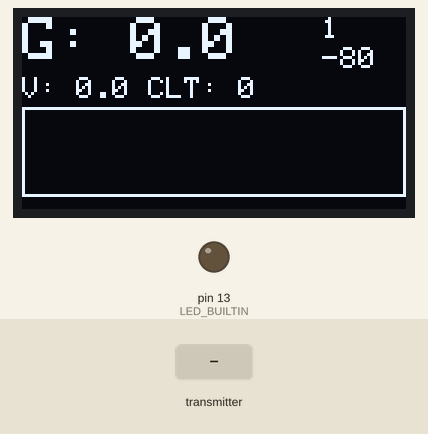
Simulated run of this sketch. Board: Arduino Uno, built with avr-gcc and run on an emulated ATmega328P. On the bench: 128×64 one-colour display, output pins drawn as LEDs (lit = HIGH). The inputs (shaded band) are chosen by the test bench. No radio packets arrive unless stated; what the sketch prints to the serial monitor is not drawn.

Above: at 1.3 s.
1.4 s: the transmitter starts sending value1 = 256
At 2.4 s:
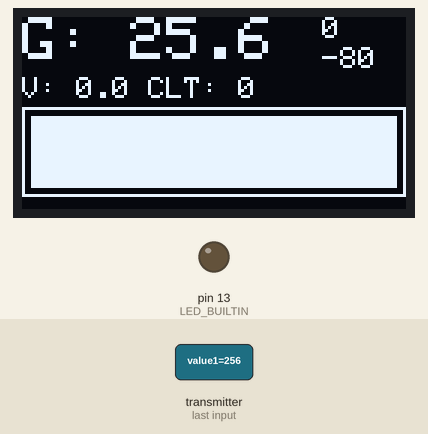
2.9 s: the transmitter starts sending value2 = 256
At 3.4 s:
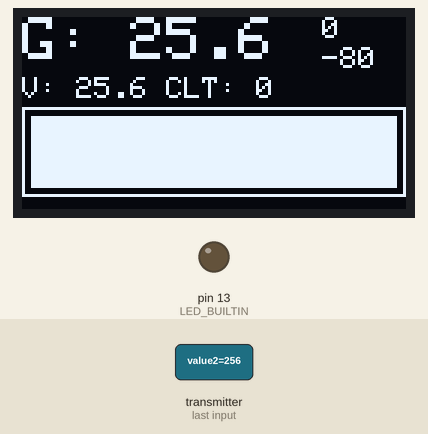
4.4 s: the transmitter starts sending value3 = 256
At 5.6 s:
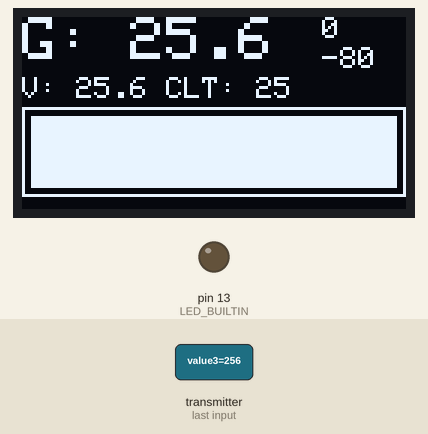
5.9 s: the transmitter starts sending value1 = 0
At 7.1 s:
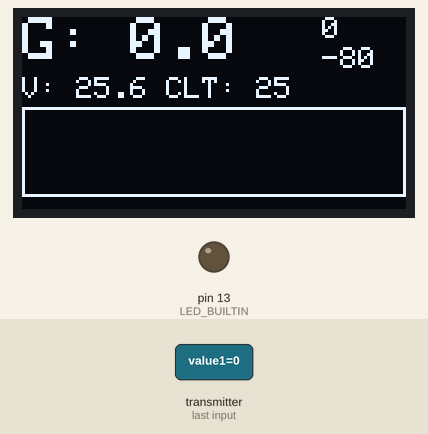
7.4 s: the transmitter starts sending value2 = 512
At 8.3 s:
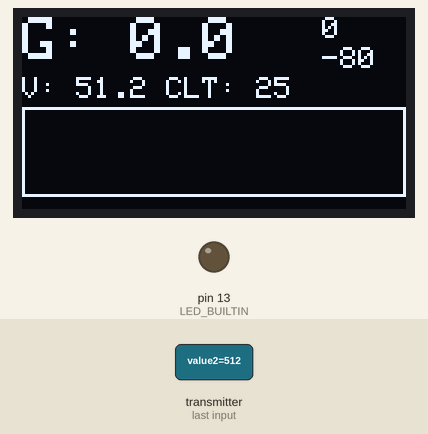
8.9 s: the transmitter starts sending value3 = 512
At 9.4 s:
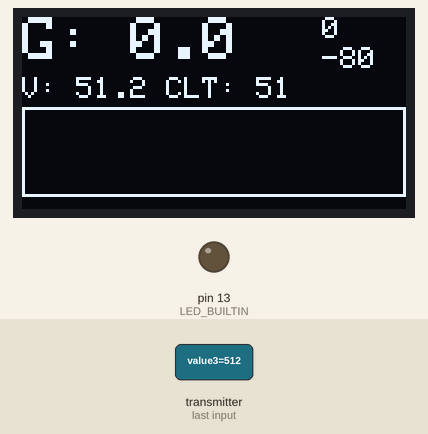
Timing chart, 0 to 11.4 s (numbered marks = the images above; inputs shaded):
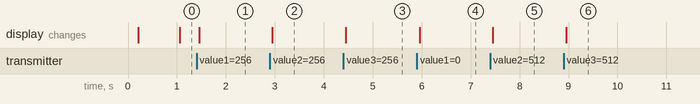

Measured:
- after the input at 1.4 s, the display: changes after 0.05 s (image 1)
- after the input at 2.9 s, the display: changes after 0.05 s (image 2)
- after the input at 4.4 s, the display: changes after 0.05 s (image 3)
- after the input at 5.9 s, the display: changes after 0.06 s (image 4)
- after the input at 7.4 s, the display: changes after 0.06 s (image 5)
- after the input at 8.9 s, the display: changes after 0.05 s (image 6)

The sketch:

FeatherRFMRP2040receive_2.ino
```cpp
// Feather RP2040 RFM
// -*- mode: C++ -*-
// Example sketch showing how to create a simple messaging client (receiver)
// with the RH_RF95 class. RH_RF95 class does not provide for addressing or
// reliability, so you should only use RH_RF95 if you do not need the higher
// level messaging abilities.
// It is designed to work with the other example Feather9x_TX
//07-22-23 Added Neo pixel to light green if radio initialized, red if not.
//07-24-23. Shortened payload, increased font size on display

#include <SPI.h>
#include <LoRa.h>
#include <Wire.h>
#include <Adafruit_GFX.h>
#include <Adafruit_SSD1306.h> // screen code
#include <Adafruit_NeoPixel.h> // onboard RGB


#define OLED_RESET 4 // screen code
#define SCREEN_WIDTH 128 // OLED display width, in pixels
#define SCREEN_HEIGHT 64 // OLED display height, in pixels
#define SCREEN_ADDRESS 0x3C ///< See datasheet for Address; 0x3D for 128x64, 0x3C for 128x32
#define WIRE Wire1

Adafruit_SSD1306 display(SCREEN_WIDTH, SCREEN_HEIGHT, &Wire, OLED_RESET);

const int resetPin = 17;
const int csPin  = 16;
const int irqPin = 21;
String receiveString = "";

int clt = 0;
float batt = 0;
float battF = 0;
int fuel = 0;

float fuelLevelGallons = 0.0;
int fuelLevelGallonsX10 = 0;
int16_t fuelBarPixels = 0;
unsigned long lastTime = 0;
unsigned long currentTime = 0;
unsigned long howLong = 0;
float mapFloat(float x, float in_min, float in_max, float out_min, float out_max)
{
  return (x - in_min) * (out_max - out_min) / (in_max - in_min) + out_min;
}

struct DataPacket {
  int value1;
  int value2;
  int value3;
};

void setup() {
  pinMode(LED_BUILTIN, OUTPUT);


  Serial.begin(115200);
  //while (!Serial) delay(1);
  delay(100);

  LoRa.setPins(csPin, resetPin, irqPin);
  if (!LoRa.begin(914500000)) {
    Serial.println("Starting LoRa failed");
    while (1);
    }

  display.begin(SSD1306_SWITCHCAPVCC, 0x3C);
  display.clearDisplay();
  display.setTextSize(1);
  display.setTextColor(1);
  display.setCursor(0,0);
  display.display();
}


void loop() {

  int packetSize = LoRa.parsePacket();
  if (packetSize) {
    // Read packet into struct
    DataPacket receivedData;
    LoRa.readBytes((uint8_t*)&receivedData, sizeof(DataPacket));

    // Print received values
    Serial.print("FuelLevel: ");
    fuelLevelGallonsX10 = receivedData.value1;
    fuelLevelGallons = fuelLevelGallonsX10;
    fuelLevelGallons = fuelLevelGallons * 0.1;
    Serial.println(fuelLevelGallons);

    Serial.print("Batt: ");
    batt = (float) receivedData.value2;
    batt = batt * 0.1;
    Serial.println(batt);

    Serial.print("Coolant: ");
    clt = (int) receivedData.value3;
    clt = clt * 0.1;
    Serial.println(clt);

    lastTime = millis();
    fuelBarPixels = (int16_t)(mapFloat(fuelLevelGallons, 0.0, 18.0, 0.0, 122.0) + 0.5);

    if (fuelBarPixels > 122) {
      fuelBarPixels = 122;
    }
  }
    display.clearDisplay();
    display.setTextSize(2);
    display.setTextColor(1);
    display.setCursor(0,0);
    display.print("G: ");
    display.print(fuelLevelGallons, 1);
    howLong = millis() - lastTime;
    howLong = howLong / 1000;
    display.setTextSize(1);
    display.setCursor(0, 20);
    display.print("V: ");
    display.print(batt, 1);
    display.print(" CLT: ");
    display.print(clt, 1);
    display.setCursor(100, 0);
    display.print(howLong);
    display.setCursor(100, 10);
    display.print(LoRa.packetRssi());

    display.setCursor(42, 0);
        // Create graphic fuel guage
    display.drawRect(0, 30, 128, 30, WHITE);
    display.fillRect(3, 33, fuelBarPixels, 24, WHITE);

    // display.fillRect(1, 30, fuelBarPixels, 30, WHITE); //creates a bar on display
    Serial.println(LoRa.packetRssi());
    display.display();
}
```
